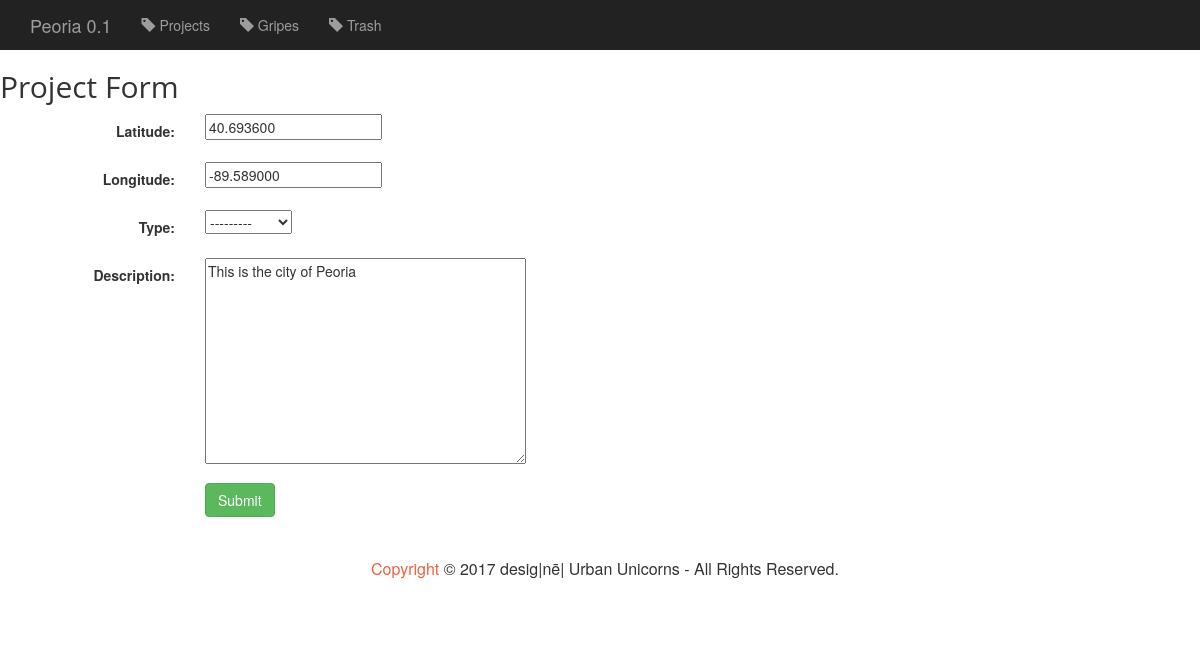
Before: /peoria/project/2/update/ with the older database file.
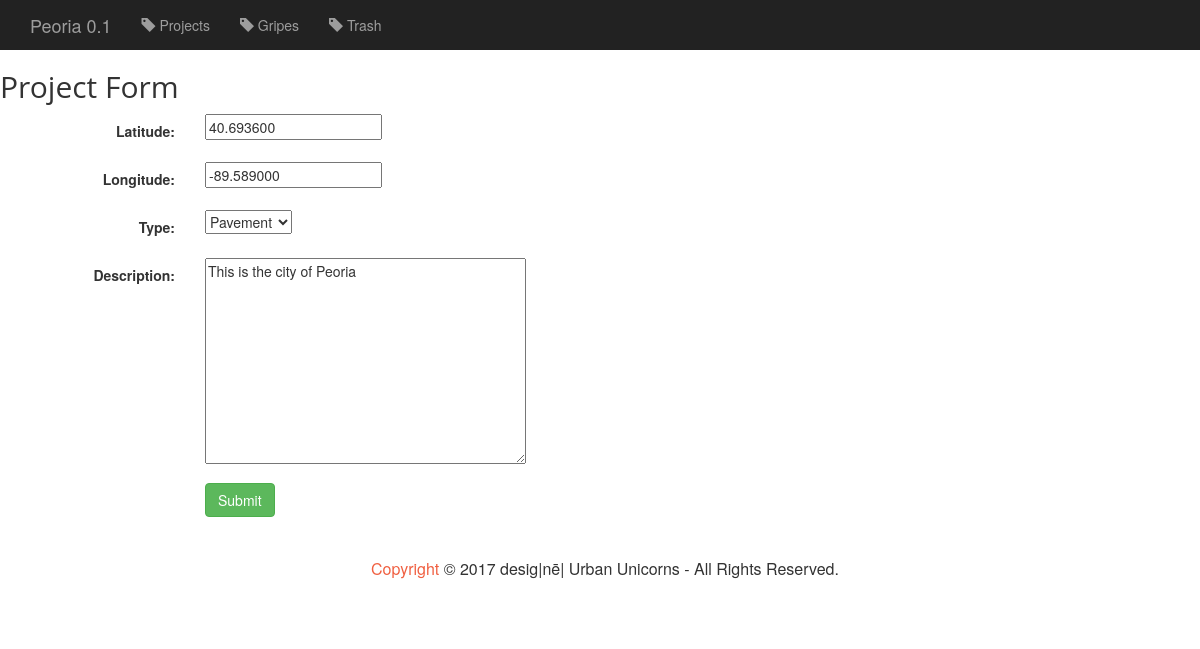
After: the same page with the newer database file.
### peoria/models.py (models this page shows, shortened)
class Project(models.Model):
    latitude = models.DecimalField(max_digits=10, decimal_places=6, default=40.703545)
    longitude = models.DecimalField(max_digits=10, decimal_places=6, default=-89.579086)
    PAVEMENT = 'PV'
    BIKE = 'BK'
    TRASHCANS = 'TC'
    RAMPS = 'RA'
    SIDEWALKS = 'SW'
    TYPE_CHOICES = (
        (PAVEMENT, 'Pavement'),
        (BIKE, 'Bike'),
        (TRASHCANS, 'Trashcans'),
        (RAMPS, 'Ramps'),
        (SIDEWALKS, 'Sidewalks'),
    )
    type = models.CharField(max_length=100, choices=TYPE_CHOICES)
    filename = models.CharField(max_length=100, blank=True, null=True)
    description = models.TextField(blank=True, null=True)

### peoria/views.py (the view)
# urls.py: url(r'^project/(?P<pk>[0-9]+)/update/$', views.ProjectUpdate.as_view(), name='project-update'),
class ProjectUpdate(UpdateView):
    model = Project
    fields = ['latitude',
              'longitude',
              'type',
              'description',
    ]

### peoria/templates/peoria/project_form.html (shortened to what this page needs)
{% extends 'peoria/base.html' %}
{% block body %}
    <h2> Project Form </h2>
    <form class="form-horizontal" action="" method="post" enctype="multipart/form-data">
        {% include 'peoria/form-template.html' %}
        <div class="form-group">
            <div class="col-sm-offset-2 col-sm-10">
                <button type="submit" class="btn btn-success">Submit</button>
            </div>
        </div>
    </form>
{% endblock %}

### peoria/templates/peoria/form-template.html (shortened to what this page needs)
{% for field in form %}
    <div class="form-group">
        <div class = "col-sm-offset-2 col-sm-10">
        </div>
        <label class="control-label col-sm-2">{{ field.label_tag }}</label>
        <div class="col-sm-10">{{ field }}</div>
    </div>
{% endfor %}

Changed rows visible on the page:
changed Project "This is the city of Peoria": type "---------" → "Pavement"
